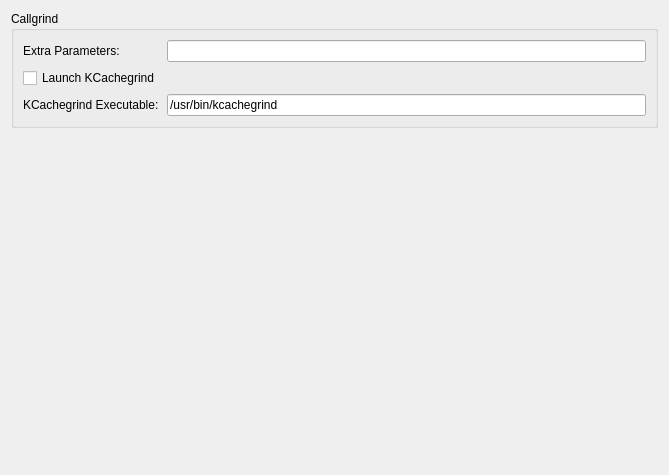
<?xml version="1.0" encoding="UTF-8"?>
<ui version="4.0">
  <class>valgrind::CallgrindConfig</class>
  <widget class="QWidget" name="valgrind::CallgrindConfig">
    <property name="geometry">
      <rect>
	<x>0</x>
	<y>0</y>
	<width>669</width>
	<height>475</height>
      </rect>
    </property>
  <layout class="QGridLayout" name="gridLayout_2">
   <item row="0" column="0">
    <widget class="QGroupBox" name="groupBox">
     <property name="title">
      <string>Callgrind</string>
     </property>
     <layout class="QGridLayout" name="gridLayout">
      <item row="2" column="0">
       <widget class="QCheckBox" name="launchKCachegrind">
        <property name="text">
         <string>Launch KCachegrind</string>
        </property>
       </widget>
      </item>
      <item row="3" column="0">
       <widget class="QLabel" name="label">
        <property name="text">
         <string>KCachegrind Executable:</string>
        </property>
       </widget>
      </item>
      <item row="0" column="0">
       <widget class="QLabel" name="label_2">
        <property name="text">
         <string>Extra Parameters:</string>
        </property>
        <property name="textFormat">
         <enum>Qt::AutoText</enum>
        </property>
       </widget>
      </item>
      <item row="0" column="1">
       <widget class="KLineEdit" name="callgrindParameters"/>
      </item>
      <item row="3" column="1">
       <widget class="KLineEdit" name="KCachegrindExecutable">
        <property name="enabled">
         <bool>true</bool>
        </property>
        <property name="text">
         <string>/usr/bin/kcachegrind</string>
        </property>
       </widget>
      </item>
     </layout>
    </widget>
   </item>
   <item row="1" column="0">
    <spacer name="verticalSpacer">
     <property name="orientation">
      <enum>Qt::Vertical</enum>
     </property>
     <property name="sizeHint" stdset="0">
      <size>
       <width>20</width>
       <height>40</height>
      </size>
     </property>
    </spacer>
   </item>
  </layout>
 </widget>
 <customwidgets>
  <customwidget>
   <class>KLineEdit</class>
   <extends>QLineEdit</extends>
   <header>klineedit.h</header>
  </customwidget>
 </customwidgets>
 <resources/>
 <connections/>
</ui>
